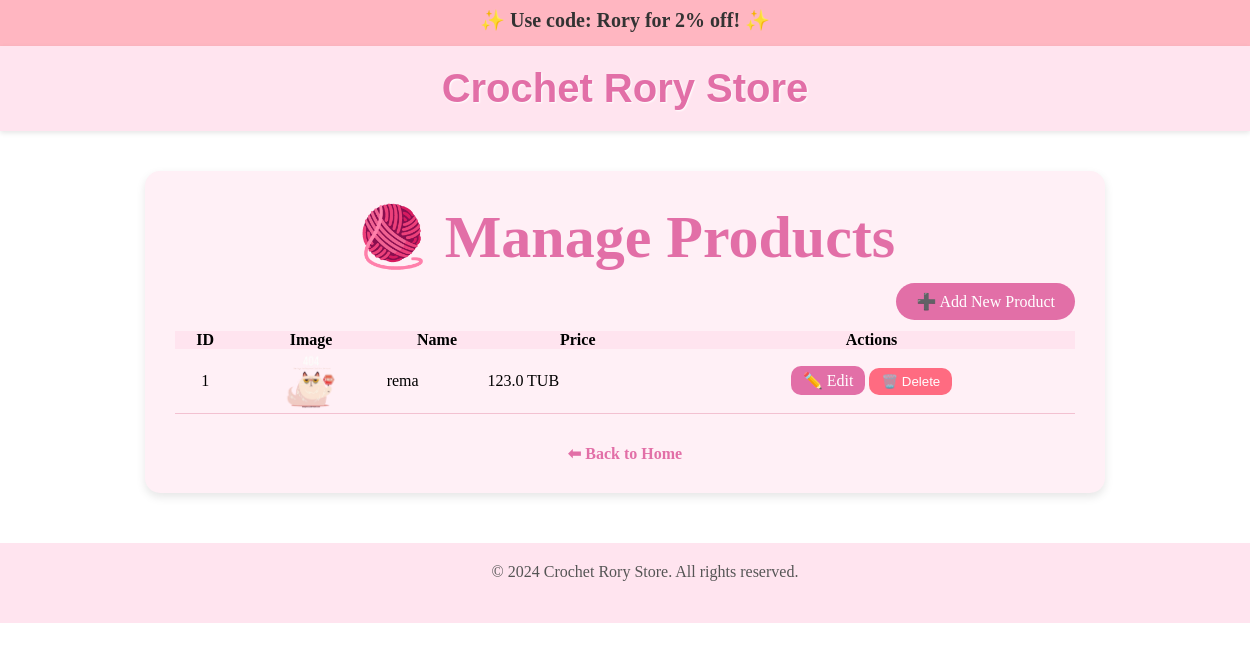
Page /admin/products (signed in) on the earlier database version.
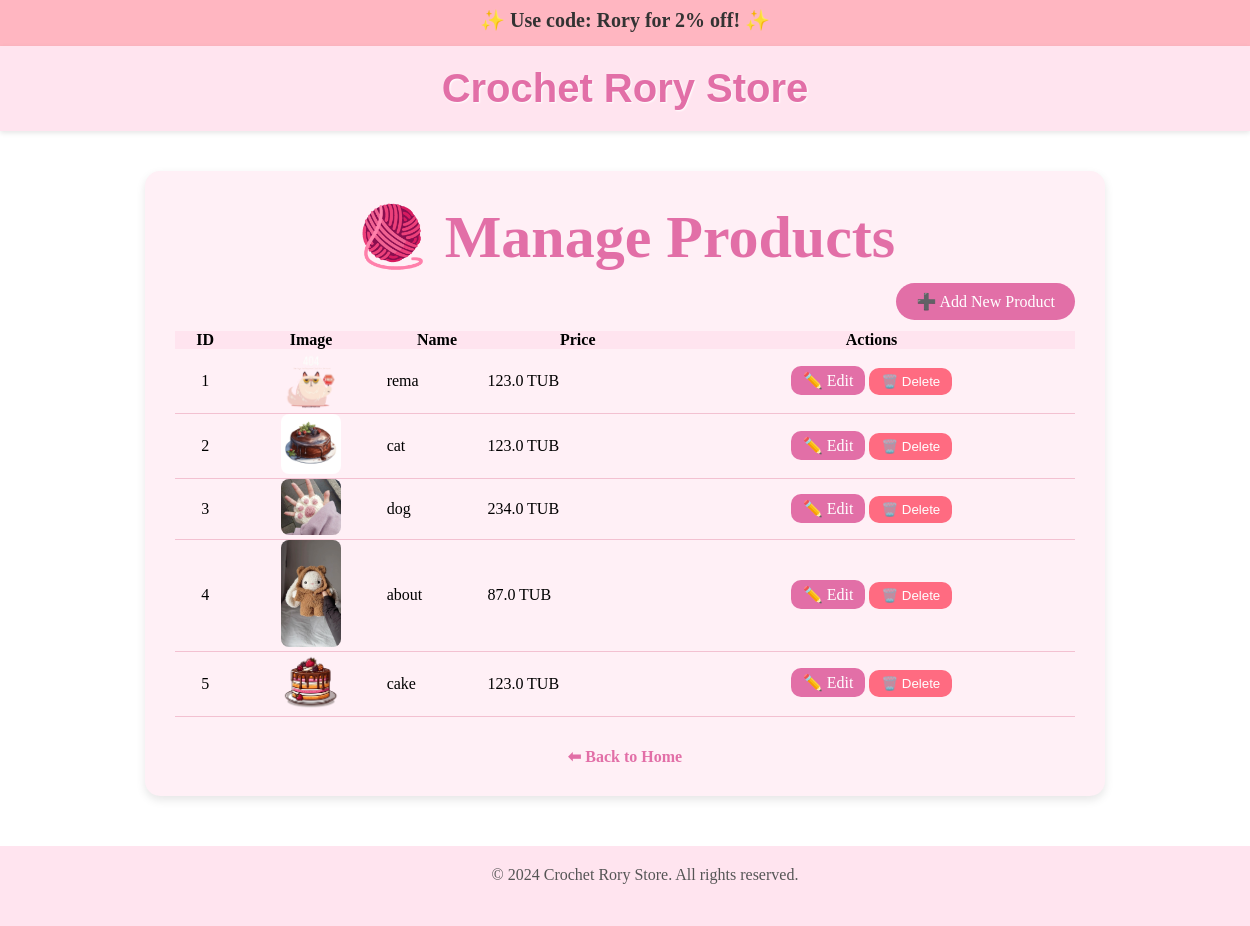
Same page on the later database version.
### models.py (models this page shows, shortened)
class Product(db.Model):
    id = db.Column(db.Integer, primary_key=True)
    name = db.Column(db.String(100), nullable=False)
    price = db.Column(db.Float, nullable=False)
    description = db.Column(db.Text, nullable=False)
    image = db.Column(db.String(200))
    publish_location = db.Column(db.String(20), default="products_only")

### routes.py (the view)
@app.route('/admin/products')
def admin_products():
    if not session.get('is_admin'):
        flash('Access denied. Admins only!', 'danger')
        return redirect(url_for('login'))
    products = Product.query.all()
    return render_template('admin/admin_products.html', products=products)

### templates/admin/admin_products.html (shortened to what this page needs)
{% extends "base.html" %}
{% block content %}
<div style="background-color:#fff0f6; padding:30px; border-radius:15px; max-width:900px; margin:40px auto; box-shadow:0 4px 10px rgba(0,0,0,0.1);">
  <h2 style="text-align:center; color:#e26fa7;">🧶 Manage Products</h2>
  <div style="text-align:right; margin-bottom:20px;">
    <a href="{{ url_for('add_product') }}"
       style="background:#e26fa7; color:white; padding:10px 20px; border-radius:25px; text-decoration:none;">➕ Add New Product</a>
  </div>
  <table style="width:100%; border-collapse:collapse;">
    <thead style="background-color:#ffe4ef;">
      <tr>
        <th>ID</th>
        <th>Image</th>
        <th>Name</th>
        <th>Price</th>
        <th>Actions</th>
      </tr>
    </thead>
    <tbody>
      {% for product in products %}
      <tr style="border-bottom:1px solid #f3c1d1;">
        <td style="text-align:center; padding:8px;">{{ product.id }}</td>
        <td style="text-align:center;">
          {% if product.image %}
            <img src="{{ url_for('static', filename='images/' ~ product.image) }}" alt="{{ product.name }}" style="width:60px; border-radius:8px;">
          {% else %}
            <span style="color:#aaa;">No Image</span>
          {% endif %}
        </td>
        <td>{{ product.name }}</td>
        <td>{{ product.price }} TUB</td>
        <td style="text-align:center;">
          <a href="{{ url_for('edit_product', id=product.id) }}" style="background:#e26fa7; color:white; padding:6px 12px; border-radius:10px; text-decoration:none;">✏️ Edit</a>
          <form action="{{ url_for('delete_product', id=product.id) }}" method="POST" style="display:inline;">
            <button type="submit" onclick="return confirm('Are you sure?')"
                    style="background:#ff6b81; color:white; padding:6px 12px; border:none; border-radius:10px; cursor:pointer;">🗑️ Delete</button>
          </form>
        </td>
      </tr>
      {% else %}
      <tr><td colspan="5" style="text-align:center; padding:15px;">No products found.</td></tr>
      {% endfor %}
    </tbody>
  </table>
<div style="text-align:center; margin-top:30px;">
  <a href="{{ url_for('admin_home') }}"
     style="text-decoration:none; color:#e26fa7; font-weight:bold;">⬅ Back to Home</a>
</div>
</div>
{% endblock %}

### templates/base.html (shortened to what this page needs)
<!DOCTYPE html>
<html lang="en">
<head>
  <link rel="stylesheet" href="{{ url_for('static', filename='style.css') }}">
</head>
<body>
  <header style="background-color:#ffb6c1; color:#333; text-align:center; padding:8px; font-weight:bold;">
    ✨ Use code: Rory for 2% off! ✨
  </header>
  <div style="background-color:#ffe4ef; padding:10px 0; text-align:center; box-shadow:0 2px 5px rgba(0,0,0,0.1);">
    <h1 style="color:#e26fa7; font-family:'Poppins',sans-serif; font-size:2.5rem; text-shadow:1px 1px 2px white; margin:10px 0;">
      Crochet Rory Store
    </h1>
  </div>
  <main>
    {% block content %}
    {% endblock %}
  </main>
  <footer style="text-align:center; padding:20px; background-color:#ffe4ef; color:#555; margin-top:50px;">
    © 2024 Crochet Rory Store. All rights reserved.
  </footer>
</body>
</html>

### static/style.css (style rules this page uses)
* { margin: 0; padding: 0; }
header { background-color: #f7cad0; font-size: 20px; padding: 0; text-align: center; color: #0a0a0a; font-weight: bold; height: 30px; }
h2 { font-size: 60px; margin-bottom: 20px; }
footer { text-align: center; padding: 10px; height: 40px; background-color: #f7cad0; color: #333; width: 100%; }

Differences in the rows shown:
added Product: id "2", image (picture), name "cat", price "123.0"
added Product: id "3", image (picture), name "dog", price "234.0"
added Product: id "4", image (picture), name "about", price "87.0"
added Product: id "5", image (picture), name "cake", price "123.0"
